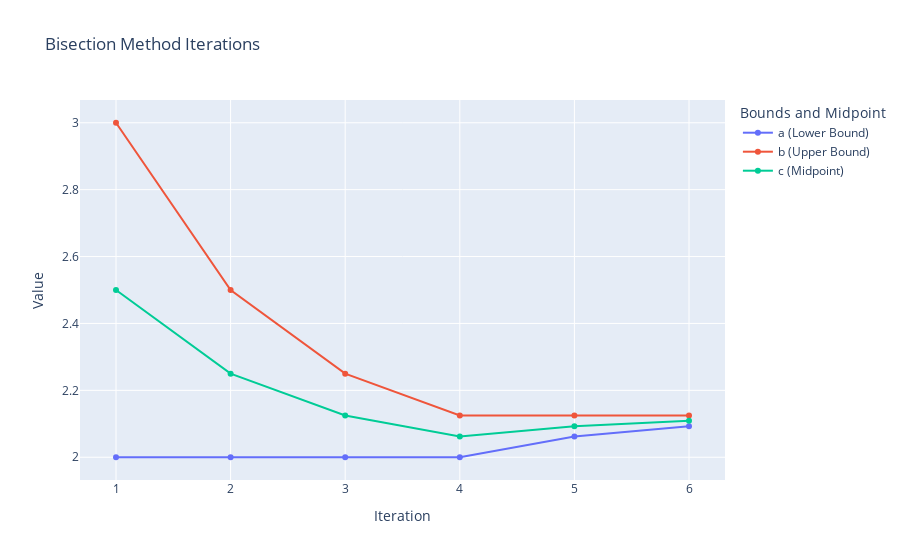

Source (notebook cell):
### Code cell
# Bisection Method

import plotly.graph_objs as go
import math

def f(x):
    return x**3 - 2*x - 5
    #return math.exp(x) - x**3 - 5

def bisection_method(a, b, tol):
    if f(a) * f(b) >= 0:
        print("The Bisection method fails.")
        return None
    
    iteration = 0
    a_values = []
    b_values = []
    c_values = []
    tolerances = []
    
    # Print the table header
    print(f"{'Iteration':<10} | {'a':<8} | {'b':<8} | {'c':<8} | {'f(c)':<8} | {'Tol':<10}")
    print('-' * 60)
    
    while (b - a) / 2 > tol:
        c = round((a + b) / 2, decimals)
        
        # Append the current values of a, b, c, and tolerance
        a_values.append(round(a, decimals))
        b_values.append(round(b, decimals))
        c_values.append(round(c, decimals))
        tolerances.append(round((b - a) / 2, decimals))
        
        # Print current iteration details in tabular form
        iteration += 1
        print(f"{iteration:<10} | {round(a, decimals):<8} | {round(b, decimals):<8} | {round(c, decimals):<8} | {round(f(c), decimals):<8} | {tolerances[-1]:<10}")
        
        # Update the interval based on the sign of f(c)
        if f(c) == 0:  # We've found the exact root
            break
        elif f(a) * f(c) < 0:  # The root lies between a and c
            b = c
        else:  # The root lies between c and b
            a = c
    
    return c, a_values, b_values, c_values, tolerances


# Given values
a = 2
b = 3
tol = 0.01
decimals = 3

root, a_values, b_values, c_values, tolerances = bisection_method(a, b, tol)
if root is not None:
    print(f"\nThe root is approximately: {root}")

# Plotting using Plotly
fig = go.Figure()

fig.add_trace(go.Scatter(x=list(range(1, len(a_values) + 1)), y=a_values, mode='lines+markers', name='a (Lower Bound)'))
fig.add_trace(go.Scatter(x=list(range(1, len(b_values) + 1)), y=b_values, mode='lines+markers', name='b (Upper Bound)'))
fig.add_trace(go.Scatter(x=list(range(1, len(c_values) + 1)), y=c_values, mode='lines+markers', name='c (Midpoint)'))
# uncomment below to get tolerance in graph
#fig.add_trace(go.Scatter(x=list(range(1, len(tolerances) + 1)), y=tolerances, mode='lines+markers', name='Tolerance', yaxis='y2'))

fig.update_layout(title='Bisection Method Iterations',
                  xaxis_title='Iteration',
                  yaxis_title='Value',
                  yaxis2=dict(title='Tolerance', overlaying='y', side='right'),
                  legend_title='Bounds and Midpoint')

fig.show()

### Figure 1 — Plotly figure (JSON) as saved in the notebook; plotly's stock layout.template omitted (floating-point values rounded to 4 significant figures)
{"data": [{"mode": "lines+markers", "name": "a (Lower Bound)", "x": [1, 2, 3, 4, 5, 6], "y": [2, 2, 2, 2, 2.062, 2.093], "type": "scatter"}, {"mode": "lines+markers", "name": "b (Upper Bound)", "x": [1, 2, 3, 4, 5, 6], "y": [3, 2.5, 2.25, 2.125, 2.125, 2.125], "type": "scatter"}, {"mode": "lines+markers", "name": "c (Midpoint)", "x": [1, 2, 3, 4, 5, 6], "y": [2.5, 2.25, 2.125, 2.062, 2.093, 2.109], "type": "scatter"}], "layout": {"yaxis2": {"title": {"text": "Tolerance"}, "overlaying": "y", "side": "right"}, "title": {"text": "Bisection Method Iterations"}, "xaxis": {"title": {"text": "Iteration"}}, "yaxis": {"title": {"text": "Value"}}, "legend": {"title": {"text": "Bounds and Midpoint"}}}}
